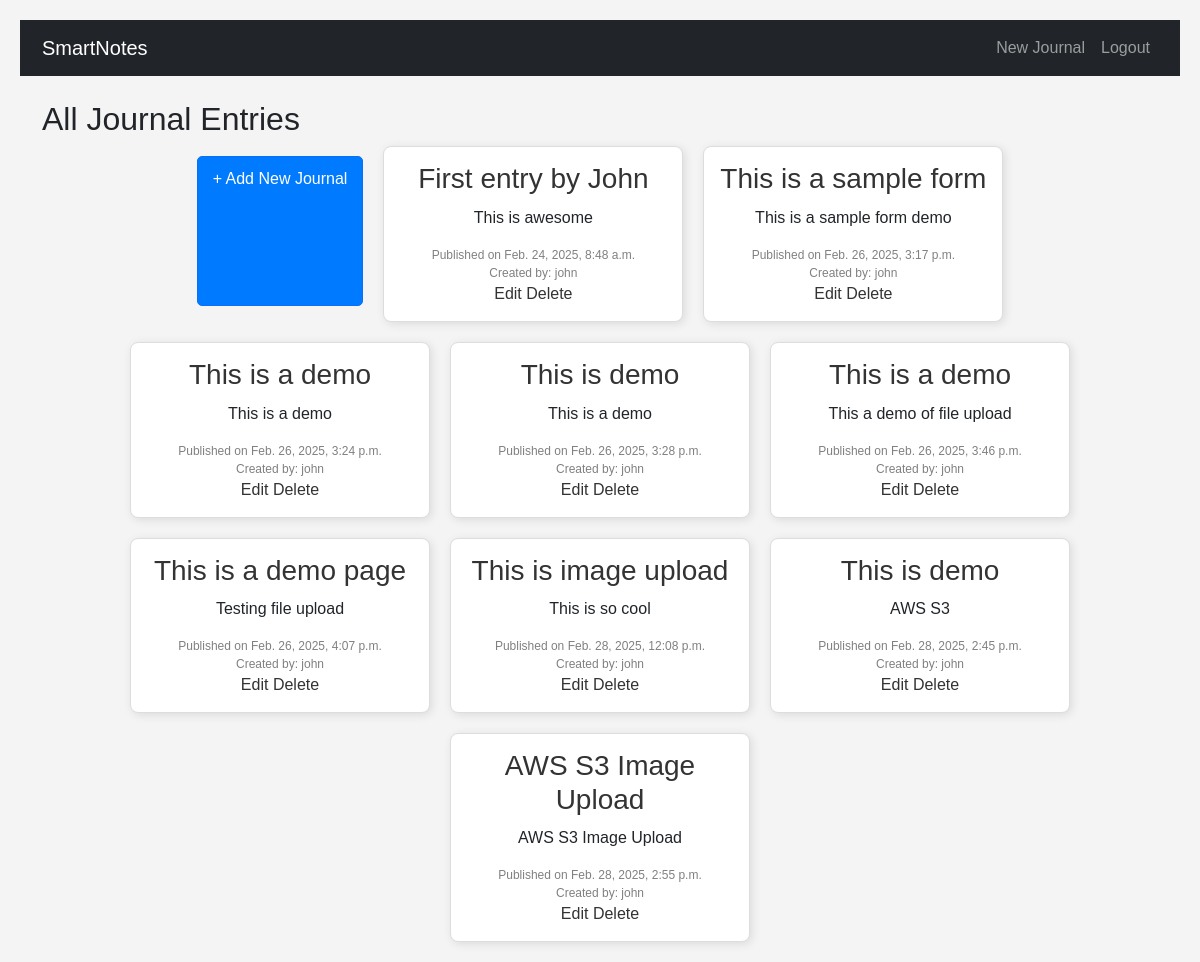
The app's page /smartweb/journals/ (signed in) with its own data.
### smartweb/models.py (models this page shows)
class Journal(models.Model):
    title = models.CharField(max_length=255)
    content = models.TextField()
    created_at = models.DateTimeField(auto_now_add=True)
    user = models.ForeignKey(User, on_delete=models.CASCADE)
    file_upload = models.FileField(upload_to='', blank=True, null=True)

### smartweb/views.py (the view)
# urls.py: path("journals/",views.JournalListView.as_view(),name="journal-list"),
class JournalListView(LoginRequiredMixin,ListView):
    model = Journal
    context_object_name = "journal"
    template_name = 'smartweb/journal_list.html'
    login_url = '/admin'
    def get_queryset(self):
        return Journal.objects.filter(user=self.request.user)

### smartweb/templates/smartweb/journal_list.html (shortened to what this page needs)
{% extends 'smartweb/base.html' %}
{% block content %}
<h2>All Journal Entries</h2>
<div class="journal-container">
    <a href="{% url 'journal_create' %}" class="btn btn-primary mb-3">+ Add New Journal</a>
    {% for entry in journal %}
    <div class="journal-entry">
        <h3><a href="{% url 'journal-detail' pk=entry.id %}">{{ entry.title }}</a></h3>
        <p>{{ entry.content|truncatewords:20 }}</p>
        <small>Published on {{ entry.created_at }}</small>
        <small>Created by: {{ entry.user.username }}</small>
        <a href="{% url 'journal_edit' entry.pk %}">Edit</a>
        <a href="{% url 'journal_delete' entry.pk %}">Delete</a>
    </div>
    {% empty %}
    <p>No journal entries found.</p>
    {% endfor %}
</div>
{% endblock %}

### smartweb/templates/smartweb/base.html (shortened to what this page needs)
{% load static %}
<!DOCTYPE html>
<html lang="en">
<head>
    <link href="https://cdn.jsdelivr.net/npm/bootstrap@5.3.2/dist/css/bootstrap.min.css" rel="stylesheet">
    <link rel="stylesheet" href="{% static 'smartweb/css/styles.css' %}">
</head>
<body>
    <nav class="navbar navbar-expand-lg navbar-dark bg-dark">
        <div class="container">
            <a class="navbar-brand" href="{% url 'journal-list' %}">SmartNotes</a>
            <div class="navbar-nav ms-auto">
                {% if user.is_authenticated %}
                <a class="nav-link" href="{% url 'journal_create' %}">New Journal</a>
                <form method="post" action="{% url 'logout' %}">
                    <button type="submit" class="nav-link">Logout</button>
                </form>
                {% else %}
                <a class="nav-link" href="{% url 'login' %}">Login</a>
                <a class="nav-link" href="{% url 'register' %}">Sign Up</a>
                {% endif %}
            </div>
        </div>
    </nav>
    <div class="container mt-4">
        {% block content %}{% endblock %}
    </div>
</body>
</html>

### smartweb/static/smartweb/css/styles.css (style rules this page uses)
body { font-family: Arial, sans-serif; background-color: #f4f4f4; margin: 20px; }
.journal-container { display: flex; flex-wrap: wrap; gap: 20px; justify-content: center; }
.journal-entry { background: white; border: 1px solid #ddd; border-radius: 8px; padding: 15px; width: 300px; box-shadow: 2px 2px 10px rgba(0, 0, 0, 0.1); text-align: center; }
.journal-entry h3 { margin: 0 0 10px; }
.journal-entry a { text-decoration: none; color: #333; }
.journal-entry small { display: block; color: gray; font-size: 12px; }
.btn { display: inline-block; margin-top: 10px; padding: 10px 15px; background: #007bff; color: white; text-decoration: none; border-radius: 5px; }

### records on screen
Journal: title "First entry by John", content "This is awesome", created_at "Feb. 24, 2025, 8:48 a.m.", user.username "john"
Journal: title "This is a sample form", content "This is a sample form demo", created_at "Feb. 26, 2025, 3:17 p.m.", user.username "john"
Journal: title "This is a demo", content "This is a demo", created_at "Feb. 26, 2025, 3:24 p.m.", user.username "john"
Journal: title "This is demo", content "This is a demo", created_at "Feb. 26, 2025, 3:28 p.m.", user.username "john"
Journal: title "This is a demo", content "This a demo of file upload", created_at "Feb. 26, 2025, 3:46 p.m.", user.username "john"
Journal: title "This is a demo page", content "Testing file upload", created_at "Feb. 26, 2025, 4:07 p.m.", user.username "john"
Journal: title "This is image upload", content "This is so cool", created_at "Feb. 28, 2025, 12:08 p.m.", user.username "john"
Journal: title "This is demo", content "AWS S3", created_at "Feb. 28, 2025, 2:45 p.m.", user.username "john"
Journal: title "AWS S3 Image Upload", content "AWS S3 Image Upload", created_at "Feb. 28, 2025, 2:55 p.m.", user.username "john"
